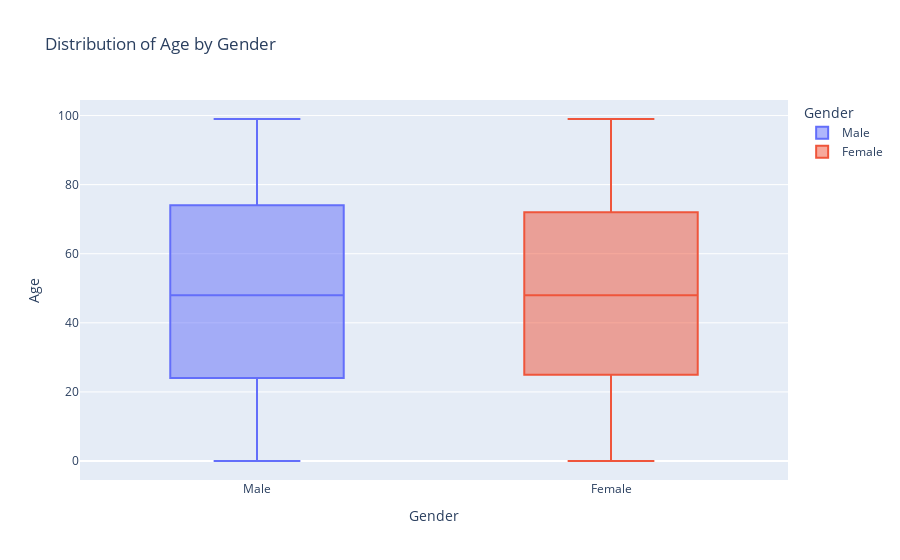

The notebook cell saved with this chart:
### Markdown cell above
It is evident from the dataset that the **number of female candidates** is **significantly higher** than the **number of male candidates**, indicating a **bias** towards the **female gender**. Specifically, the dataset contains around **1,200 female candidates** and only approximately **800 male candidates**.

It is important to note that such a **bias** can **potentially impact** the **performance of machine learning models** trained on this dataset. This is **particularly true** if the dataset is used to **predict outcomes** or **make decisions** that **may be influenced by gender**.

Let's find out how the gender is affecting the other features.

### Code cell
# Create a box plot of Age by Gender
age_gender_boxplot = px.box(df, x='Gender', y='Age', color='Gender', title='Distribution of Age by Gender')

# Display the plot
age_gender_boxplot.show()

### Figure 1 — Plotly figure (JSON) as saved in the notebook; plotly's stock layout.template omitted (floating-point values rounded to 4 significant figures; data arrays with more than 128 entries replaced by an {"elided": "..."} marker saying what was removed)
{"data": [{"alignmentgroup": "True", "hovertemplate": "Gender=%{x}<br>Age=%{y}<extra></extra>", "legendgroup": "Male", "marker": {"color": "#636efa"}, "name": "Male", "notched": false, "offsetgroup": "Male", "orientation": "v", "showlegend": true, "type": "box", "x": {"elided": "814 str values"}, "x0": " ", "xaxis": "x", "y": {"elided": "814 int values"}, "y0": " ", "yaxis": "y"}, {"alignmentgroup": "True", "hovertemplate": "Gender=%{x}<br>Age=%{y}<extra></extra>", "legendgroup": "Female", "marker": {"color": "#EF553B"}, "name": "Female", "notched": false, "offsetgroup": "Female", "orientation": "v", "showlegend": true, "type": "box", "x": {"elided": "1186 str values"}, "x0": " ", "xaxis": "x", "y": {"elided": "1186 int values"}, "y0": " ", "yaxis": "y"}], "layout": {"boxmode": "overlay", "legend": {"title": {"text": "Gender"}, "tracegroupgap": 0}, "title": {"text": "Distribution of Age by Gender"}, "xaxis": {"anchor": "y", "categoryarray": ["Male", "Female"], "categoryorder": "array", "domain": [0, 1], "title": {"text": "Gender"}}, "yaxis": {"anchor": "x", "domain": [0, 1], "title": {"text": "Age"}}}}
